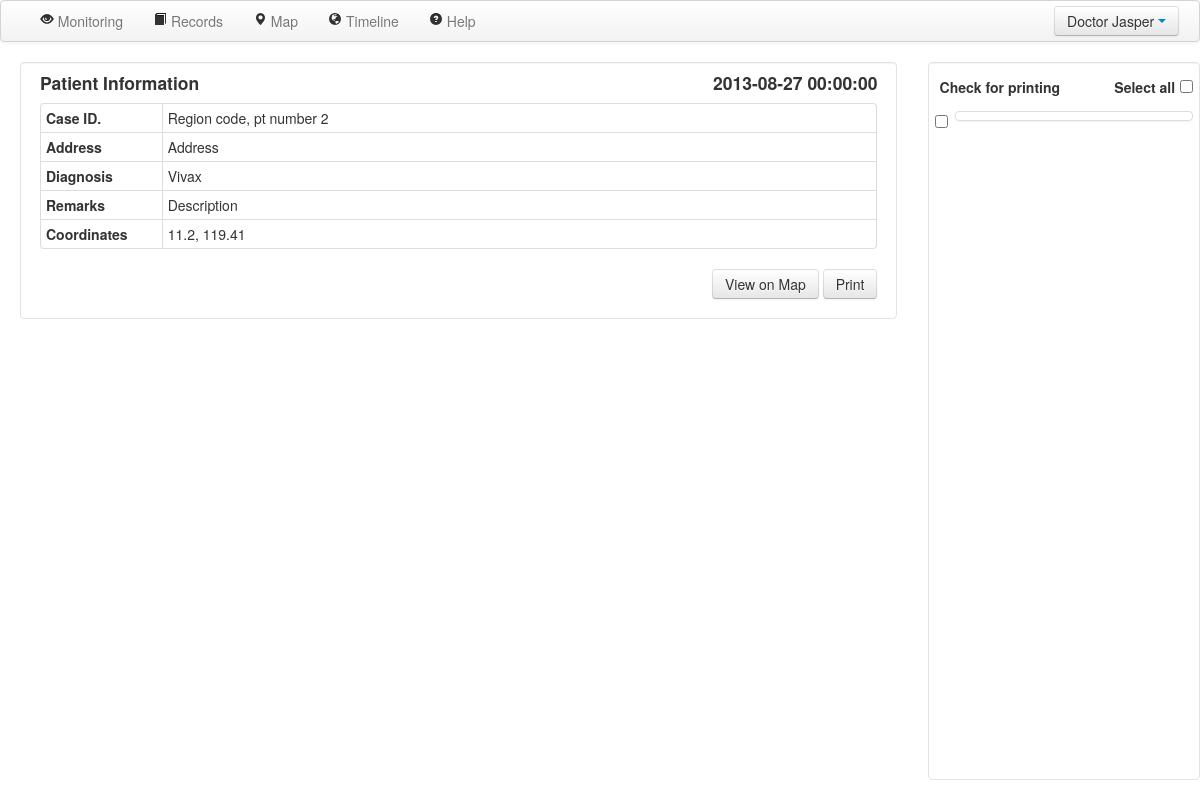
The page /case/2/ (signed in) on the database its author committed.
### serveus/models.py (models this page shows, shortened)
class UserType(db.Model):
    __tablename__ = 'usertype'
    id = db.Column(db.Integer, primary_key=True)
    name = db.Column(db.String(80), unique=True)
    users = db.relationship('User', backref='usertype', lazy='dynamic')

class User(db.Model, UserMixin):
    __tablename__ = 'user'
    id = db.Column(db.Integer, primary_key=True)
    username = db.Column(db.String(80), unique=True)
    password = db.Column(db.String(120))
    usertype_id = db.Column(db.Integer, db.ForeignKey('usertype.id'))
    case =  db.relationship('Case', backref='user', lazy='dynamic')

class Case(db.Model):
    __tablename__ = 'case'
    id = db.Column(db.Integer, primary_key=True)
    date = db.Column(db.DateTime())
    parasite = db.Column(db.String(100))
    description = db.Column(db.String(1000))
    lat = db.Column(db.Float)
    lng = db.Column(db.Float)
    user_id = db.Column(db.Integer, db.ForeignKey('user.id'))
    images = db.relationship('Image', backref='case', lazy='dynamic')

### serveus/views.py (the view, shortened to what this page needs)
@app.route('/case/<int:id>/',  methods = ['GET', 'POST'])
def case(id):
    case = Case.query.get(id)
    images = []
    for img in case.images:
        images.append('pic/' + str(img.id))
    images = sorted(images)
    return render_template("case.html", case = case, user = current_user, images=images)

### serveus/views.py (called while the page is built)
@login_manager.user_loader
def load_user(userid):
    return User.query.get(userid)

### serveus/templates/case.html (shortened to what this page needs)
<!DOCTYPE html>
<html>
	<head>
		<link href="/static/css/bootstrap.min.css" rel="stylesheet" media="screen">
		<link href="/static/css/bootstrap-responsive.css" rel="stylesheet">
        <link href="/static/css/bootstrap-image-gallery.css" rel="stylesheet">
	</head>
	<body>
    <form id="super" action="" method="post">
		<div class="navbar" style="width: 100%;">
			<div class="navbar-inner">
                <ul class="nav pull-right">
                    <div class="btn-group">
                        <a class="btn dropdown-toggle" data-toggle="dropdown" href="#">
                        {{user.usertype.name}} {{ user.username }}
                        <span class="caret"></span>
                        </a>
                    </div>
                </ul>
                <div class="nav-collapse collapse">
                    <div>
                        <ul class="nav pull-left">
                            <li>&nbsp</li>
                            <li><a href="/monitoring/"><i class="icon-eye-open"></i> Monitoring</a></li>
                            <li><a href="/records/"><i class="icon-book"></i> Records</a></li>
                            <li><a href="/map/"><i class="icon-map-marker"></i> Map</a></li>
                            <li><a href="/timeline/"><i class="icon-globe"></i> Timeline</a></li>
                            <li><a href="#helpModal" id="help" data-toggle="modal"><i class="icon-question-sign"></i> Help</a></li>
                        </ul>
                    </div>
                </div>
			</div>
		</div>
		<div class="container-fluid" style="background-color: white; position: relative; height: 100%; padding-bottom: 0; padding-right: 0">
			<div class="row-fluid" style="background-color: white; position: relative; height: 100%">
				<div class="span9 well container" style="background-color: white; padding-top: 0;" >
					<h4 class="pull-left">Patient Information</h4>
                    <h4 class="pull-right">{{case.date}}</h4>
                    <table class="table table-condensed table-bordered" style="width: 100%">
                    <tr><th class="span2">Case ID.<td class="span10">Region code, pt number {{case.id}}
                    <tr><th>Address<td>Address
                    <tr><th>Diagnosis<td>{{case.parasite}}
                    <tr><th>Remarks<td>{{case.description}}
                    <tr><th>Coordinates<td>{{case.lat}}, {{case.lng}}
                    </table>
                    <div class="pull-right">
                    <a class="btn btn-medium" href="/map/?lat={{case.lat}}&lng={{case.lng}}&zoom=13&date_start=1/1/1970&date_end=Today">View on Map</a>
                    <input class="btn btn-medium" type="submit" value="Print" style="height: 30px">
                    </div>
				</div>
				<div class="span3 well" style="background-color: white; overflow-y: auto; overflow-x:hidden; position: relative; height: 100%; padding: 0.5%; padding-top: 0;">
                    <div class="tab-content">
                        <div class="tab-pane fade in active" id="raw_images">
                            <table class="table-condensed" style="width: 100%; vertical-align: bottom; padding: 0; margin: 0">
                            <tr>
                            <td style="width: 64%"><h5 class="pull-left">Check for printing</h5>
                            <td style="width: 34%"><h5 class="pull-right">Select all</h5>
                            <td style="width: 2%; padding: 0%"><input id="selectAll" class=" pull-right" type="checkbox" onclick="toggleAll()" style="margin-bottom: 5px">
                            </table>
                            <div class="row-fluid" id="gallery" data-toggle="modal-gallery" data-target="#modal-gallery" style="padding: 0">
                                <ul class="thumbnails">
                                 {% for i in images %}
                                <li class="span12" style="margin: 0; margin-left: 0; margin-right: 1.2%; margin-bottom: 1.2%">
                                    <div class="container span12">
                                        <input class=" pull-left" type="checkbox" name="checkbox_{{loop.index0}}" id="chkbox_{{loop.index0}}" onchange="toggleSelectAll({{loop.index0}})">
                                        <a title="{{i}}" href="/{{i}}" class="thumbnail  pull-right" style="width: calc(100% - 30px)" data-gallery="gallery" onclick="window.currentImageIndex={{loop.index0}};getElementById('currentlyViewed_chkbox_printing').checked = document.getElementById('chkbox_'+{{loop.index0}}).checked;">
                                        </a>
                                    </div>
                                 {% endfor %}
                                 </li>
                                </ul>
                            </div>
                        </div>
                    </div>
				</div>
			</div>
		</div>
    </form>
	</body>
</html>

### serveus/templates/case.html (style rules this page uses)
html, body { margin:0; padding:0; height:100%; }
#super { height: calc(100% - 82px); }

### rows shown on the page
UserType: usertype.name "Doctor"
User: username "Jasper"
Case: date "2013-08-27 00:00:00", id "2", parasite "Vivax", description "Description", lat "11.2", lng "119.41"
